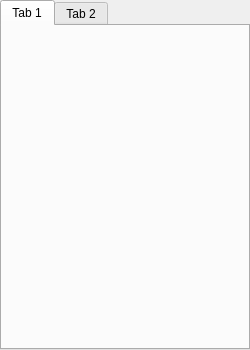
<?xml version="1.0" encoding="UTF-8"?>
<ui version="4.0">
 <class>TabWidget</class>
 <widget class="QTabWidget" name="TabWidget">
  <property name="geometry">
   <rect>
    <x>0</x>
    <y>0</y>
    <width>250</width>
    <height>350</height>
   </rect>
  </property>
  <property name="windowTitle">
   <string>TabWidget</string>
  </property>
  <property name="currentIndex">
   <number>0</number>
  </property>
  <property name="iconSize">
   <size>
    <width>32</width>
    <height>32</height>
   </size>
  </property>
  <widget class="QWidget" name="tab">
   <attribute name="title">
    <string>Tab 1</string>
   </attribute>
  </widget>
  <widget class="QWidget" name="tab">
   <attribute name="title">
    <string>Tab 2</string>
   </attribute>
  </widget>
 </widget>
 <resources/>
 <connections/>
</ui>
